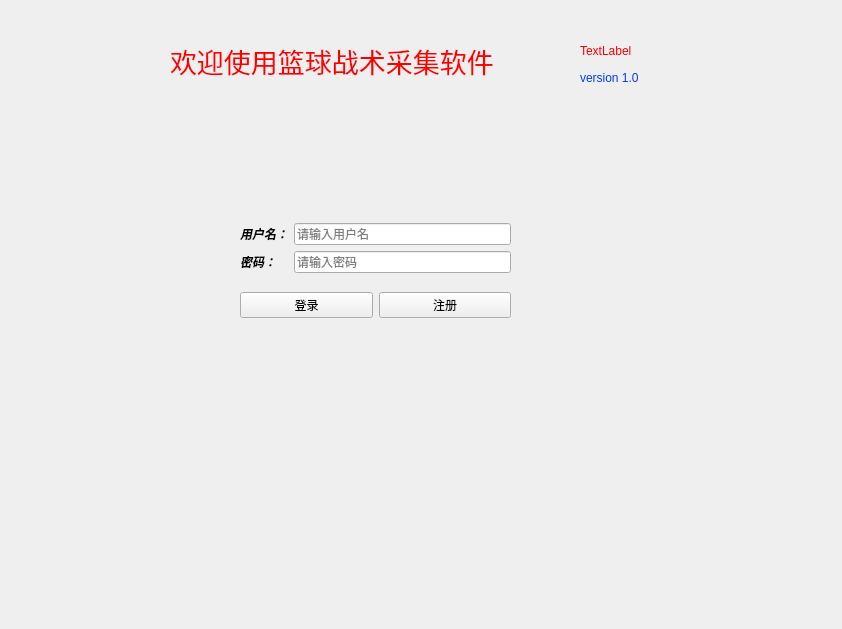
<?xml version="1.0" encoding="UTF-8"?>
<ui version="4.0">
 <class>Form</class>
 <widget class="QWidget" name="Form">
  <property name="geometry">
   <rect>
    <x>0</x>
    <y>0</y>
    <width>842</width>
    <height>629</height>
   </rect>
  </property>
  <property name="windowTitle">
   <string>Form</string>
  </property>
  <widget class="QLabel" name="title">
   <property name="geometry">
    <rect>
     <x>170</x>
     <y>10</y>
     <width>411</width>
     <height>101</height>
    </rect>
   </property>
   <property name="palette">
    <palette>
     <active>
      <colorrole role="WindowText">
       <brush brushstyle="SolidPattern">
        <color alpha="255">
         <red>255</red>
         <green>0</green>
         <blue>0</blue>
        </color>
       </brush>
      </colorrole>
     </active>
     <inactive>
      <colorrole role="WindowText">
       <brush brushstyle="SolidPattern">
        <color alpha="255">
         <red>255</red>
         <green>0</green>
         <blue>0</blue>
        </color>
       </brush>
      </colorrole>
     </inactive>
     <disabled>
      <colorrole role="WindowText">
       <brush brushstyle="SolidPattern">
        <color alpha="255">
         <red>120</red>
         <green>120</green>
         <blue>120</blue>
        </color>
       </brush>
      </colorrole>
     </disabled>
    </palette>
   </property>
   <property name="font">
    <font>
     <pointsize>20</pointsize>
     <weight>50</weight>
     <bold>false</bold>
    </font>
   </property>
   <property name="text">
    <string>欢迎使用篮球战术采集软件</string>
   </property>
   <property name="textFormat">
    <enum>Qt::MarkdownText</enum>
   </property>
   <property name="scaledContents">
    <bool>false</bool>
   </property>
  </widget>
  <widget class="QLabel" name="version">
   <property name="geometry">
    <rect>
     <x>580</x>
     <y>70</y>
     <width>91</width>
     <height>16</height>
    </rect>
   </property>
   <property name="palette">
    <palette>
     <active>
      <colorrole role="WindowText">
       <brush brushstyle="SolidPattern">
        <color alpha="255">
         <red>0</red>
         <green>60</green>
         <blue>255</blue>
        </color>
       </brush>
      </colorrole>
     </active>
     <inactive>
      <colorrole role="WindowText">
       <brush brushstyle="SolidPattern">
        <color alpha="255">
         <red>0</red>
         <green>60</green>
         <blue>255</blue>
        </color>
       </brush>
      </colorrole>
     </inactive>
     <disabled>
      <colorrole role="WindowText">
       <brush brushstyle="SolidPattern">
        <color alpha="255">
         <red>120</red>
         <green>120</green>
         <blue>120</blue>
        </color>
       </brush>
      </colorrole>
     </disabled>
    </palette>
   </property>
   <property name="text">
    <string>version 1.0 </string>
   </property>
  </widget>
  <widget class="QWidget" name="layoutWidget">
   <property name="geometry">
    <rect>
     <x>240</x>
     <y>210</y>
     <width>271</width>
     <height>121</height>
    </rect>
   </property>
   <layout class="QGridLayout" name="gridLayout_2">
    <item row="0" column="0">
     <layout class="QGridLayout" name="gridLayout">
      <item row="0" column="0">
       <widget class="QLabel" name="user_name">
        <property name="palette">
         <palette>
          <active>
           <colorrole role="WindowText">
            <brush brushstyle="SolidPattern">
             <color alpha="255">
              <red>0</red>
              <green>0</green>
              <blue>0</blue>
             </color>
            </brush>
           </colorrole>
          </active>
          <inactive>
           <colorrole role="WindowText">
            <brush brushstyle="SolidPattern">
             <color alpha="255">
              <red>0</red>
              <green>0</green>
              <blue>0</blue>
             </color>
            </brush>
           </colorrole>
          </inactive>
          <disabled>
           <colorrole role="WindowText">
            <brush brushstyle="SolidPattern">
             <color alpha="255">
              <red>120</red>
              <green>120</green>
              <blue>120</blue>
             </color>
            </brush>
           </colorrole>
          </disabled>
         </palette>
        </property>
        <property name="font">
         <font>
          <weight>75</weight>
          <italic>true</italic>
          <bold>true</bold>
         </font>
        </property>
        <property name="text">
         <string>用户名：</string>
        </property>
       </widget>
      </item>
      <item row="0" column="1">
       <widget class="QLineEdit" name="username_line">
        <property name="placeholderText">
         <string>请输入用户名</string>
        </property>
       </widget>
      </item>
      <item row="1" column="0">
       <widget class="QLabel" name="password">
        <property name="palette">
         <palette>
          <active>
           <colorrole role="WindowText">
            <brush brushstyle="SolidPattern">
             <color alpha="255">
              <red>0</red>
              <green>0</green>
              <blue>0</blue>
             </color>
            </brush>
           </colorrole>
          </active>
          <inactive>
           <colorrole role="WindowText">
            <brush brushstyle="SolidPattern">
             <color alpha="255">
              <red>0</red>
              <green>0</green>
              <blue>0</blue>
             </color>
            </brush>
           </colorrole>
          </inactive>
          <disabled>
           <colorrole role="WindowText">
            <brush brushstyle="SolidPattern">
             <color alpha="255">
              <red>120</red>
              <green>120</green>
              <blue>120</blue>
             </color>
            </brush>
           </colorrole>
          </disabled>
         </palette>
        </property>
        <property name="font">
         <font>
          <weight>75</weight>
          <italic>true</italic>
          <bold>true</bold>
         </font>
        </property>
        <property name="text">
         <string>密码：</string>
        </property>
       </widget>
      </item>
      <item row="1" column="1">
       <widget class="QLineEdit" name="password_line">
        <property name="placeholderText">
         <string>请输入密码</string>
        </property>
       </widget>
      </item>
     </layout>
    </item>
    <item row="1" column="0">
     <layout class="QHBoxLayout" name="horizontalLayout">
      <item>
       <widget class="QPushButton" name="button_login">
        <property name="text">
         <string>登录</string>
        </property>
       </widget>
      </item>
      <item>
       <widget class="QPushButton" name="regis">
        <property name="text">
         <string>注册</string>
        </property>
       </widget>
      </item>
     </layout>
    </item>
   </layout>
  </widget>
  <widget class="QLabel" name="time">
   <property name="geometry">
    <rect>
     <x>580</x>
     <y>40</y>
     <width>161</width>
     <height>21</height>
    </rect>
   </property>
   <property name="palette">
    <palette>
     <active>
      <colorrole role="WindowText">
       <brush brushstyle="SolidPattern">
        <color alpha="255">
         <red>255</red>
         <green>0</green>
         <blue>4</blue>
        </color>
       </brush>
      </colorrole>
     </active>
     <inactive>
      <colorrole role="WindowText">
       <brush brushstyle="SolidPattern">
        <color alpha="255">
         <red>255</red>
         <green>0</green>
         <blue>4</blue>
        </color>
       </brush>
      </colorrole>
     </inactive>
     <disabled>
      <colorrole role="WindowText">
       <brush brushstyle="SolidPattern">
        <color alpha="255">
         <red>120</red>
         <green>120</green>
         <blue>120</blue>
        </color>
       </brush>
      </colorrole>
     </disabled>
    </palette>
   </property>
   <property name="text">
    <string>TextLabel</string>
   </property>
  </widget>
 </widget>
 <resources/>
 <connections/>
</ui>
